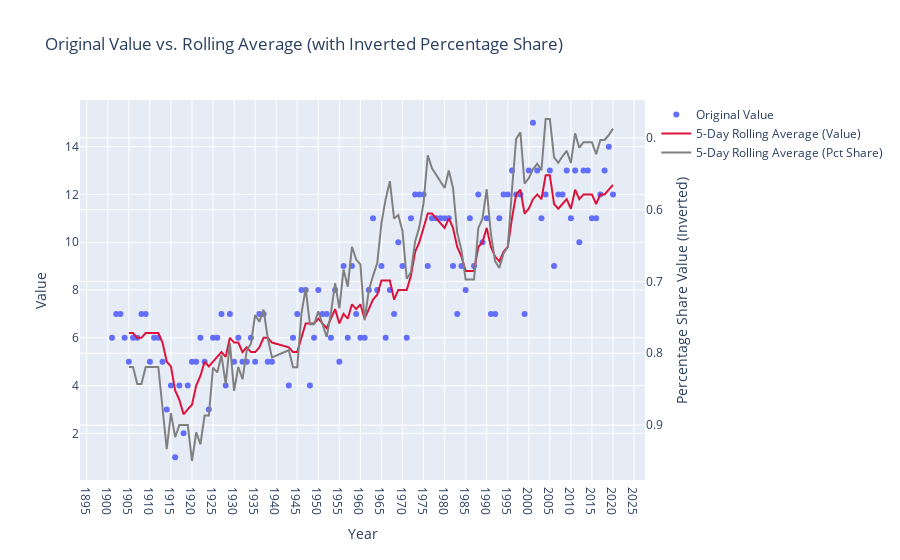

Notebook code cell kept with this figure:
### Code cell
import plotly.graph_objects as go

# Create the figure
fig = go.Figure()

# -------- LEFT Y-AXIS (Original Value + Rolling Avg) --------
fig.add_trace(go.Scatter(
    x=temp_rolling_df['year'],
    y=temp_rolling_df['value'],
    mode='markers',
    name='Original Value',
    yaxis='y'
))

fig.add_trace(go.Scatter(
    x=temp_rolling_df['year'],
    y=temp_rolling_df['Rolling_Average'],
    mode='lines',
    name=f'{window_size}-Day Rolling Average (Value)',
    line=dict(color='crimson', width=2),
    yaxis='y'
))

# -------- RIGHT Y-AXIS (Percentage Share Rolling Avg, INVERTED) --------
fig.add_trace(go.Scatter(
    x=temp_rolling_pctShare_df['year'],
    y=temp_rolling_pctShare_df['Rolling_Average'],
    mode='lines',
    name=f'{window_size}-Day Rolling Average (Pct Share)',
    line=dict(color='gray', width=2, dash='solid'),
    yaxis='y2'
))

# -------- Layout --------
fig.update_layout(
    title='Original Value vs. Rolling Average (with Inverted Percentage Share)',
    xaxis=dict(
        title='Year',
        tickmode='linear',
        dtick=5,
        tickformat='d'
    ),
    yaxis=dict(
        title='Value',
        side='left'
    ),
    yaxis2=dict(
        title='Percentage Share Value (Inverted)',
        overlaying='y',
        side='right',
        autorange='reversed'   # <-- invert axis
    ),
    hovermode='x unified'
)

fig.show()
